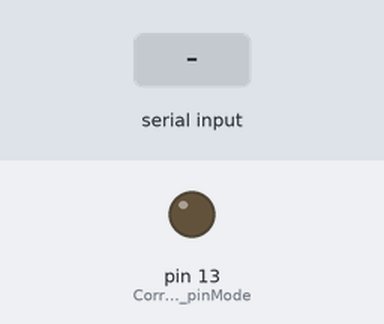
The sketch below on a simulated Arduino Uno, built with avr-gcc and run on an emulated ATmega328P. Shown: output pins drawn as LEDs (lit = HIGH). The inputs (shaded band) are chosen by the test bench.

Above: at 1.2 s.
1.3 s: "on\n" received over Serial
At 2.1 s:
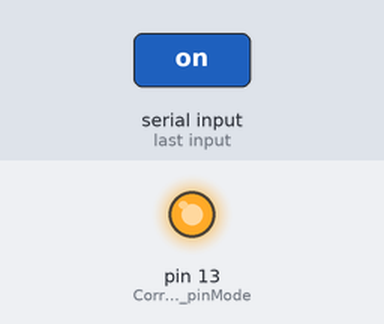
2.8 s: "off\n" received over Serial
At 3.3 s:
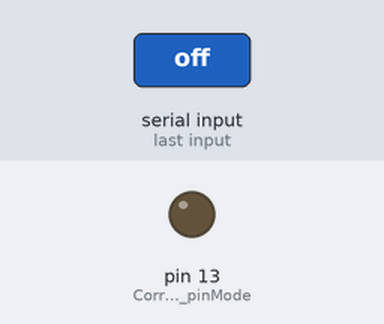
Timing chart, 0 to 5.8 s (numbered marks = the images above; inputs shaded):
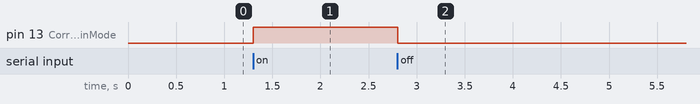

The sketch:

Arduino.ino
```cpp
// WebLED

String inByt;

void setup() {
    pinMode(LED_BUILTIN, OUTPUT);  // Corrected pinMode

    Serial.begin(9600);
    Serial.setTimeout(10);
}

void loop() {
    // Keep loop empty as per original code
}

void serialEvent() {
    inByt = Serial.readStringUntil('\n');

    if (inByt == "on")
        digitalWrite(LED_BUILTIN, HIGH);
    else if (inByt == "off")  // Corrected == for comparison
        digitalWrite(LED_BUILTIN, LOW);
    else
        Serial.println("Unknown command");  // Optional message for clarity
}
```

Measured:
- after the input at 1.3 s, pin 13 (Corrected_pinMode): LOW → HIGH at once
- after the input at 2.8 s, pin 13 (Corrected_pinMode): HIGH → LOW at once
